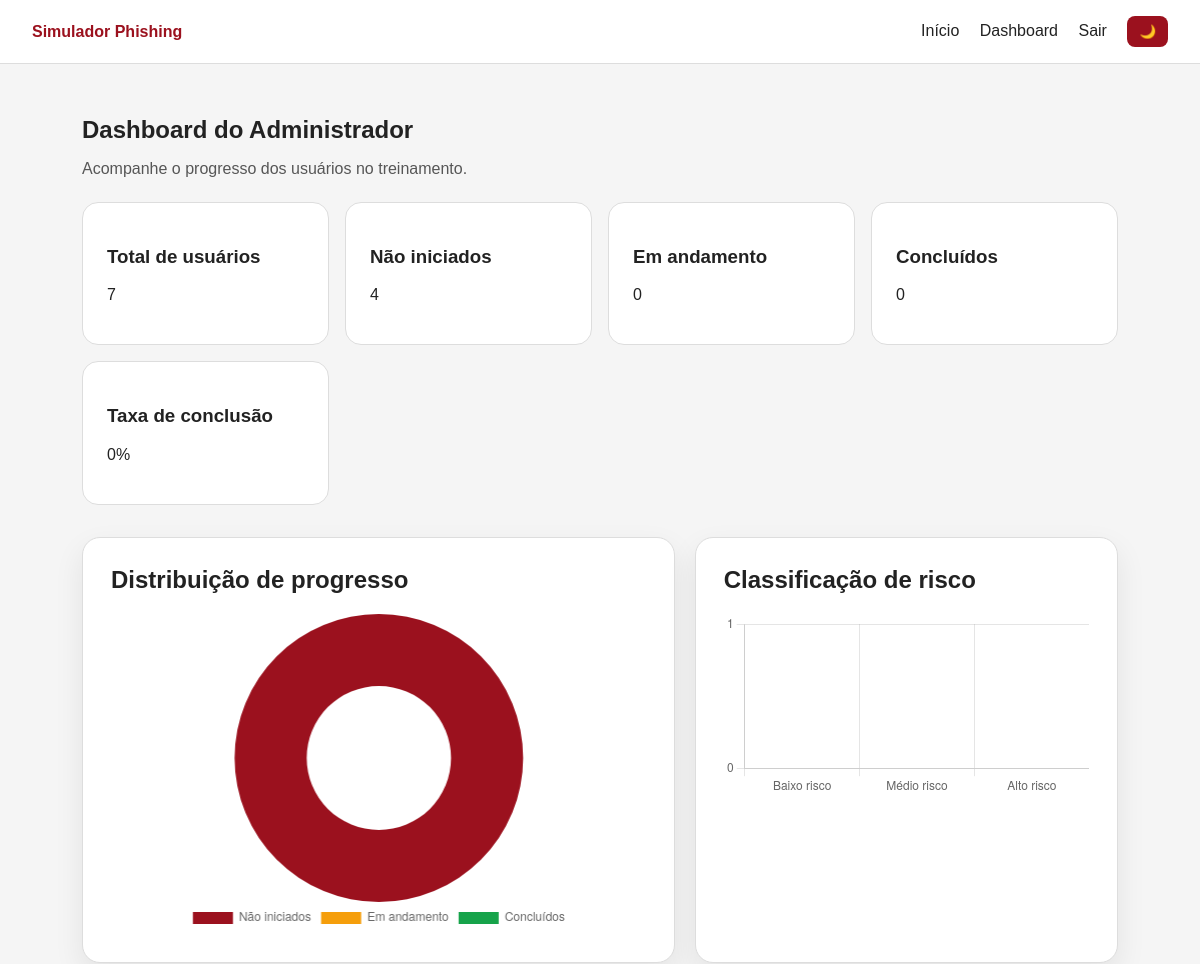
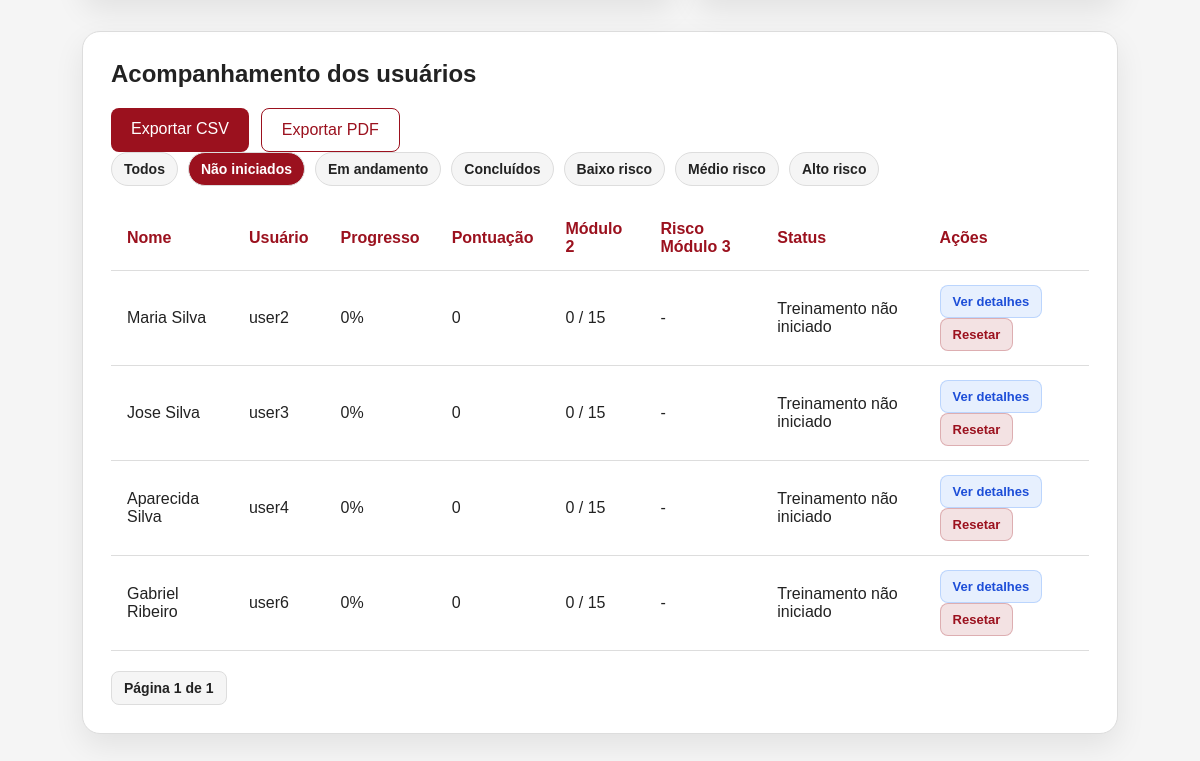
/dashboard/?filtro=nao_iniciados (signed in), run on an earlier commit of the app's database (2 pictures, top to bottom).
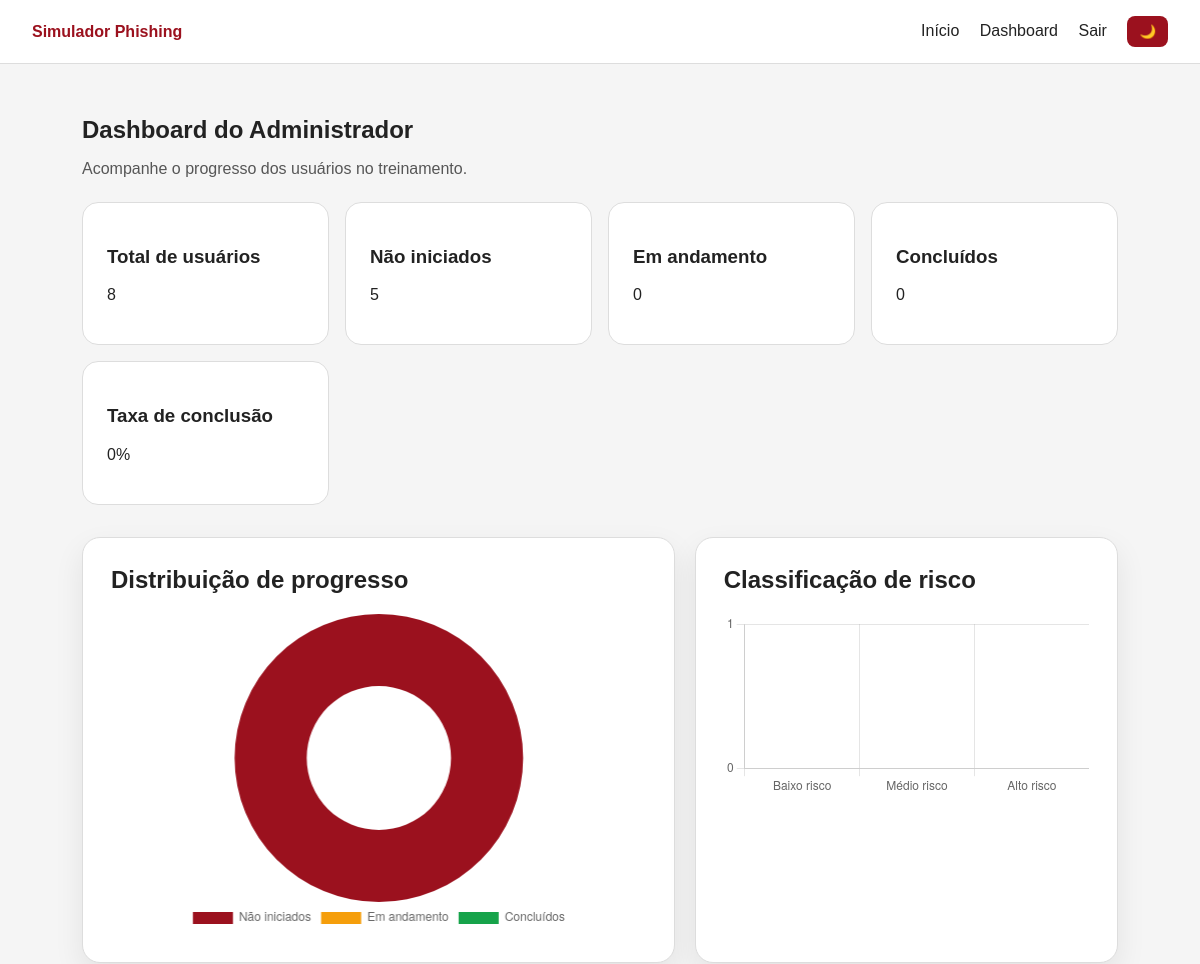
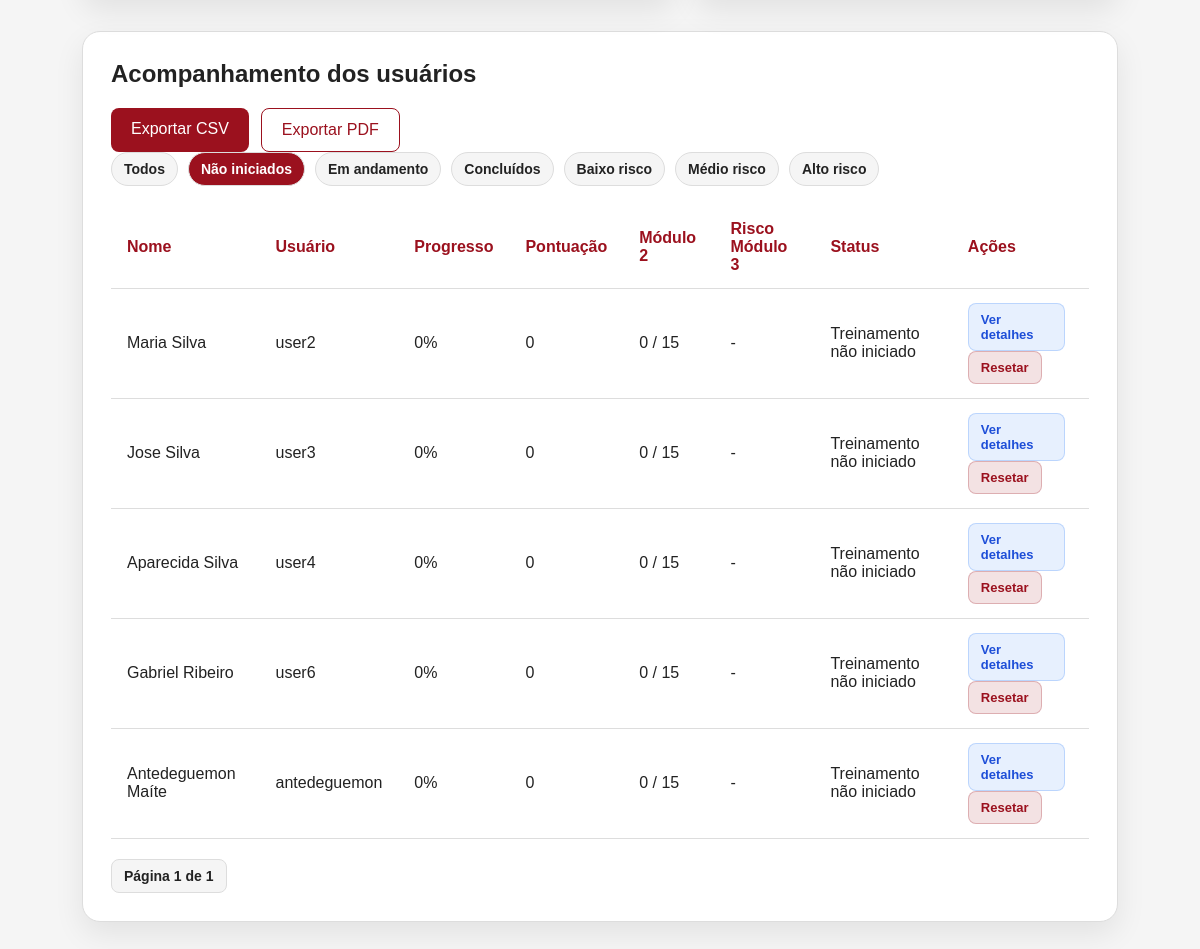
And on a later commit of the database (2 pictures, top to bottom).
### treinamento/models.py (models this page shows, shortened)
class UserProgress(models.Model):
    user = models.OneToOneField(User, on_delete=models.CASCADE)
    modulo1_concluido = models.BooleanField(default=False)
    modulo2_concluido = models.BooleanField(default=False)
    modulo2_score = models.IntegerField(default=0)
    modulo2_total = models.IntegerField(default=15)
    modulo3_concluido = models.BooleanField(default=False)
    modulo3_risco = models.CharField(max_length=20, blank=True, null=True)
    modulo3_pontos_risco = models.IntegerField(default=0)
    total_score = models.IntegerField(default=0)
    criado_em = models.DateTimeField(auto_now_add=True)
    atualizado_em = models.DateTimeField(auto_now=True)
    def calcular_progresso(self):
        concluidos = 0
        if self.modulo1_concluido:
            concluidos += 1
        if self.modulo2_concluido:
            concluidos += 1
        if self.modulo3_concluido:
            concluidos += 1
        return round((concluidos / 3) * 100)
    def calcular_status(self):
        progresso = self.calcular_progresso()
        if progresso == 0:
            return 'Treinamento não iniciado'
        if progresso < 100:
            return 'Em andamento'
        return 'Treinamento concluído'

### core/views.py (the view)
# urls.py: path('dashboard/', core_views.dashboard, name='dashboard'),
@login_required
def dashboard(request):
    if request.user.is_staff or request.user.is_superuser:
        todos_progresses = UserProgress.objects.select_related('user').filter(
            user__is_staff=False,
            user__is_superuser=False
        )
        progresses = list(todos_progresses)
        filtro = request.GET.get('filtro', 'todos')
        if filtro == 'nao_iniciados':
            progresses = [p for p in progresses if p.calcular_progresso() == 0]
        elif filtro == 'em_andamento':
            progresses = [p for p in progresses if 0 < p.calcular_progresso() < 100]
        elif filtro == 'concluidos':
            progresses = [p for p in progresses if p.calcular_progresso() == 100]
        elif filtro == 'baixo_risco':
            progresses = [p for p in progresses if p.modulo3_risco == 'Baixo risco']
        elif filtro == 'medio_risco':
            progresses = [p for p in progresses if p.modulo3_risco == 'Médio risco']
        elif filtro == 'alto_risco':
            progresses = [p for p in progresses if p.modulo3_risco == 'Alto risco']
        paginator = Paginator(progresses, 5)
        page_number = request.GET.get('page')
        page_obj = paginator.get_page(page_number)
        total_usuarios = todos_progresses.count()
        nao_iniciados = 0
        em_andamento = 0
        concluidos = 0
        baixo_risco = 0
        medio_risco = 0
        alto_risco = 0
        for progress in progresses:
            progresso = progress.calcular_progresso()
            if progresso == 0:
                nao_iniciados += 1
            elif progresso < 100:
                em_andamento += 1
            else:
                concluidos += 1
            if progress.modulo3_risco == 'Baixo risco':
                baixo_risco += 1
            elif progress.modulo3_risco == 'Médio risco':
                medio_risco += 1
            elif progress.modulo3_risco == 'Alto risco':
                alto_risco += 1
        taxa_conclusao = round((concluidos / total_usuarios) * 100) if total_usuarios > 0 else 0
        return render(request, 'core/dashboard_admin.html', {
            'progresses': page_obj,
            'page_obj': page_obj,
            'total_usuarios': total_usuarios,
            'nao_iniciados': nao_iniciados,
            'em_andamento': em_andamento,
            'concluidos': concluidos,
            'taxa_conclusao': taxa_conclusao,
            'baixo_risco': baixo_risco,
            'medio_risco': medio_risco,
            'alto_risco': alto_risco,
            'filtro_atual': filtro,
        })
    progress, created = UserProgress.objects.get_or_create(user=request.user)
    return render(request, 'core/dashboard_user.html', {
        'progress': progress,
    })

### templates/core/dashboard_admin.html (shortened to what this page needs)
{% extends 'base.html' %}
{% load static %}
{% block content %}
<section class="dashboard-header">
    <h1>Dashboard do Administrador</h1>
    <p>Acompanhe o progresso dos usuários no treinamento.</p>
</section>
<section class="dashboard-grid">
    <div class="card">
        <h3>Total de usuários</h3>
        <p>{{ total_usuarios }}</p>
    </div>
    <div class="card">
        <h3>Não iniciados</h3>
        <p>{{ nao_iniciados }}</p>
    </div>
    <div class="card">
        <h3>Em andamento</h3>
        <p>{{ em_andamento }}</p>
    </div>
    <div class="card">
        <h3>Concluídos</h3>
        <p>{{ concluidos }}</p>
    </div>
    <div class="card">
        <h3>Taxa de conclusão</h3>
        <p>{{ taxa_conclusao }}%</p>
    </div>
</section>
<section class="admin-charts">
    <div class="admin-chart-card">
        <h2>Distribuição de progresso</h2>
        <canvas id="progressChart"></canvas>
    </div>
    <div class="admin-chart-card">
        <h2>Classificação de risco</h2>
        <canvas id="riskChart"></canvas>
    </div>
</section>
<section class="admin-table-card">
    <h2>Acompanhamento dos usuários</h2>
    <div class="admin-export-actions">
        <a class="btn-primary" href="{% url 'exportar_csv' %}">
            Exportar CSV
        </a>
        <a class="btn-secondary" href="{% url 'exportar_pdf' %}">
            Exportar PDF
        </a>
    </div>
    <div class="admin-filters">
        <a href="{% url 'dashboard' %}?filtro=todos"
        class="{% if filtro_atual == 'todos' %}active{% endif %}">
            Todos
        </a>
        <a href="{% url 'dashboard' %}?filtro=nao_iniciados"
        class="{% if filtro_atual == 'nao_iniciados' %}active{% endif %}">
            Não iniciados
        </a>
        <a href="{% url 'dashboard' %}?filtro=em_andamento"
        class="{% if filtro_atual == 'em_andamento' %}active{% endif %}">
            Em andamento
        </a>
        <a href="{% url 'dashboard' %}?filtro=concluidos"
        class="{% if filtro_atual == 'concluidos' %}active{% endif %}">
            Concluídos
        </a>
        <a href="{% url 'dashboard' %}?filtro=baixo_risco"
        class="{% if filtro_atual == 'baixo_risco' %}active{% endif %}">
            Baixo risco
        </a>
        <a href="{% url 'dashboard' %}?filtro=medio_risco"
        class="{% if filtro_atual == 'medio_risco' %}active{% endif %}">
            Médio risco
        </a>
        <a href="{% url 'dashboard' %}?filtro=alto_risco"
        class="{% if filtro_atual == 'alto_risco' %}active{% endif %}">
            Alto risco
        </a>
    </div>
    <div class="table-wrapper">
        <table class="admin-table">
            <thead>
                <tr>
                    <th>Nome</th>
                    <th>Usuário</th>
                    <th>Progresso</th>
                    <th>Pontuação</th>
                    <th>Módulo 2</th>
                    <th>Risco Módulo 3</th>
                    <th>Status</th>
                    <th>Ações</th>
                </tr>
            </thead>
            <tbody>
                {% for progress in progresses %}
                    <tr>
                        <td>{{ progress.user.first_name }} {{ progress.user.last_name }}</td>
                        <td>{{ progress.user.username }}</td>
                        <td>{{ progress.calcular_progresso }}%</td>
                        <td>{{ progress.total_score }}</td>
                        <td>{{ progress.modulo2_score }} / {{ progress.modulo2_total }}</td>
                        <td>
                            {% if progress.modulo3_risco %}
                                {{ progress.modulo3_risco }}
                            {% else %}
                                -
                            {% endif %}
                        </td>
                        <td>{{ progress.calcular_status }}</td>
                        <td>
                            <a class="table-action" href="{% url 'detalhe_usuario' progress.id %}">
                                Ver detalhes
                            </a>
                            <a class="table-action danger"
                            href="{% url 'resetar_progresso_usuario' progress.id %}"
                            onclick="return confirm('Tem certeza que deseja resetar o progresso deste usuário?')">
                                Resetar
                            </a>
                        </td>
                    </tr>
                {% empty %}
                    <tr>
                        <td colspan="8">Nenhum usuário encontrado.</td>
                    </tr>
                {% endfor %}
            </tbody>
        </table>
    </div>
    <div class="pagination">
        <span>
            Página {{ page_obj.number }} de {{ page_obj.paginator.num_pages }}
        </span>
    </div>
</section>
{% endblock %}

### templates/base.html (shortened to what this page needs)
{% load static %}
<!DOCTYPE html>
<html lang="pt-br" data-theme="light">
<head>
    <link rel="stylesheet" href="{% static 'css/global.css' %}">
</head>
<body>
<header class="navbar">
    <div class="logo">
        Simulador Phishing
    </div>
    <nav>
        <a href="{% url 'home' %}">Início</a>
        {% if user.is_authenticated %}
            <a href="{% url 'dashboard' %}">Dashboard</a>
            <a href="{% url 'logout' %}">Sair</a>
        {% else %}
            <a href="{% url 'login' %}">Entrar</a>
            <a href="{% url 'register' %}">Cadastrar</a>
        {% endif %}
        <button id="theme-toggle">🌙</button>
    </nav>
</header>
<main class="container">
    {% block content %}
    {% endblock %}
</main>
</body>
</html>

### static/css/global.css (style rules this page uses)
:root { --primary: #9B111E; --bg: #f5f5f5; --text: #222; --card: #ffffff; --border: #dddddd; }
* { box-sizing: border-box; }
body { margin: 0; font-family: Arial, Helvetica, sans-serif; background: var(--bg); color: var(--text); }
.navbar { background: var(--card); border-bottom: 1px solid var(--border); padding: 16px 32px; display: flex; justify-content: space-between; align-items: center; }
.logo { font-weight: bold; color: var(--primary); }
.navbar a { margin-left: 16px; text-decoration: none; color: var(--text); }
#theme-toggle { margin-left: 16px; border: none; background: var(--primary); color: white; padding: 8px 12px; border-radius: 8px; cursor: pointer; }
.container { max-width: 1100px; margin: 0 auto; padding: 32px; }
.btn-primary { display: inline-block; background: var(--primary); color: white; padding: 12px 20px; border-radius: 8px; border: none; text-decoration: none; cursor: pointer; }
.dashboard-grid { display: grid; grid-template-columns: repeat(auto-fit, minmax(220px, 1fr)); gap: 16px; margin-bottom: 24px; }
.card { background: var(--card); padding: 24px; border-radius: 16px; border: 1px solid var(--border); }
.dashboard-header { margin-bottom: 24px; }
.dashboard-header h1 { margin-bottom: 8px; }
.dashboard-header p { opacity: 0.75; }
.btn-secondary { display: inline-block; background: transparent; color: var(--primary); padding: 12px 20px; border-radius: 8px; border: 1px solid var(--primary); text-decoration: none; cursor: pointer; }
.admin-table-card { background: var(--card); border: 1px solid var(--border); border-radius: 18px; padding: 28px; margin-top: 32px; box-shadow: 0 12px 30px rgba(0, 0, 0, 0.08); }
.admin-table-card h2 { margin-top: 0; margin-bottom: 20px; }
.table-wrapper { width: 100%; overflow-x: auto; }
.admin-table { width: 100%; border-collapse: collapse; min-width: 800px; }
.admin-table th, .admin-table td { padding: 14px 16px; border-bottom: 1px solid var(--border); text-align: left; }
.admin-table th { color: var(--primary); font-weight: 700; }
.admin-charts { display: grid; grid-template-columns: 1.4fr 1fr; gap: 20px; margin-top: 32px; }
.admin-chart-card { background: var(--card); border: 1px solid var(--border); border-radius: 18px; padding: 28px; box-shadow: 0 12px 30px rgba(0, 0, 0, 0.08); }
.admin-chart-card h2 { margin-top: 0; margin-bottom: 20px; }
.table-action { display: inline-block; padding: 8px 12px; border-radius: 8px; text-decoration: none; font-weight: 700; font-size: 13px; }
.table-action.danger { background: rgba(155, 17, 30, 0.12); color: var(--primary); border: 1px solid rgba(155, 17, 30, 0.25); }
.table-action:not(.danger) { background: rgba(59, 130, 246, 0.12); color: #1d4ed8; border: 1px solid rgba(59, 130, 246, 0.25); margin-right: 8px; }
.admin-filters { display: flex; gap: 10px; flex-wrap: wrap; margin-bottom: 20px; }
.admin-filters a { padding: 8px 12px; border-radius: 999px; border: 1px solid var(--border); color: var(--text); text-decoration: none; font-size: 14px; font-weight: 600; background: var(--bg); }
.admin-filters a.active, .admin-filters a:hover { background: var(--primary); color: white; }
.pagination { display: flex; align-items: center; gap: 10px; margin-top: 20px; flex-wrap: wrap; }
.pagination a, .pagination span { padding: 8px 12px; border-radius: 8px; border: 1px solid var(--border); text-decoration: none; color: var(--text); background: var(--bg); font-size: 14px; font-weight: 600; }
.admin-export-actions { display: flex; gap: 12px; margin-top: 18px; flex-wrap: wrap; }
.admin-chart-card canvas { max-height: 320px; }

What changed in the data, as far as the page shows it:
added UserProgress: user.first_name "Antedeguemon", user.last_name "Maíte", user.username "antedeguemon", calcular_progresso "0", total_score "0", modulo2_score "0", modulo2_total "15", calcular_status "Treinamento não iniciado"
Also different on the page:
{{ total_usuarios }}: "7" → "8"
{{ nao_iniciados }}: "4" → "5"
